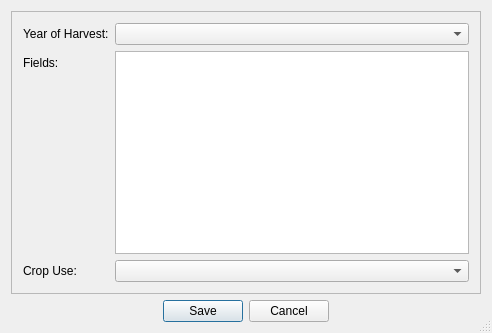
<?xml version="1.0" encoding="UTF-8"?>
<ui version="4.0">
 <class>ProdDialogClass</class>
 <widget class="QDialog" name="ProdDialogClass">
  <property name="geometry">
   <rect>
    <x>0</x>
    <y>0</y>
    <width>492</width>
    <height>333</height>
   </rect>
  </property>
  <property name="windowTitle">
   <string>Add Production</string>
  </property>
  <property name="windowIcon">
   <iconset resource="res/res.qrc">
    <normaloff>:/pic/production.png</normaloff>:/pic/production.png</iconset>
  </property>
  <property name="sizeGripEnabled">
   <bool>true</bool>
  </property>
  <layout class="QVBoxLayout" name="verticalLayout">
   <item>
    <widget class="QFrame" name="frame">
     <property name="frameShape">
      <enum>QFrame::StyledPanel</enum>
     </property>
     <property name="frameShadow">
      <enum>QFrame::Plain</enum>
     </property>
     <layout class="QFormLayout" name="formLayout">
      <property name="fieldGrowthPolicy">
       <enum>QFormLayout::AllNonFixedFieldsGrow</enum>
      </property>
      <item row="0" column="0">
       <widget class="QLabel" name="label_17">
        <property name="text">
         <string>Year of Harvest:</string>
        </property>
        <property name="buddy">
         <cstring>comboBoxProdYear</cstring>
        </property>
       </widget>
      </item>
      <item row="0" column="1">
       <widget class="QComboBox" name="comboBoxProdYear">
        <property name="sizePolicy">
         <sizepolicy hsizetype="Preferred" vsizetype="Fixed">
          <horstretch>0</horstretch>
          <verstretch>0</verstretch>
         </sizepolicy>
        </property>
        <property name="sizeAdjustPolicy">
         <enum>QComboBox::AdjustToContents</enum>
        </property>
       </widget>
      </item>
      <item row="1" column="0">
       <widget class="QLabel" name="label_18">
        <property name="text">
         <string>Fields:</string>
        </property>
        <property name="buddy">
         <cstring>listViewProdFild</cstring>
        </property>
       </widget>
      </item>
      <item row="1" column="1">
       <widget class="QListView" name="listViewProdFild">
        <property name="editTriggers">
         <set>QAbstractItemView::NoEditTriggers</set>
        </property>
        <property name="showDropIndicator" stdset="0">
         <bool>false</bool>
        </property>
        <property name="alternatingRowColors">
         <bool>true</bool>
        </property>
       </widget>
      </item>
      <item row="2" column="0">
       <widget class="QLabel" name="label_19">
        <property name="text">
         <string>Crop Use:</string>
        </property>
        <property name="buddy">
         <cstring>comboBoxProdCrop</cstring>
        </property>
       </widget>
      </item>
      <item row="2" column="1">
       <widget class="QComboBox" name="comboBoxProdCrop">
        <property name="sizePolicy">
         <sizepolicy hsizetype="Expanding" vsizetype="Fixed">
          <horstretch>0</horstretch>
          <verstretch>0</verstretch>
         </sizepolicy>
        </property>
        <property name="sizeAdjustPolicy">
         <enum>QComboBox::AdjustToMinimumContentsLength</enum>
        </property>
       </widget>
      </item>
     </layout>
    </widget>
   </item>
   <item>
    <widget class="QDialogButtonBox" name="buttonBox">
     <property name="standardButtons">
      <set>QDialogButtonBox::Cancel|QDialogButtonBox::Save</set>
     </property>
     <property name="centerButtons">
      <bool>true</bool>
     </property>
    </widget>
   </item>
  </layout>
 </widget>
 <layoutdefault spacing="6" margin="11"/>
 <resources>
  <include location="res/res.qrc"/>
 </resources>
 <connections>
  <connection>
   <sender>buttonBox</sender>
   <signal>accepted()</signal>
   <receiver>ProdDialogClass</receiver>
   <slot>accept()</slot>
   <hints>
    <hint type="sourcelabel">
     <x>189</x>
     <y>285</y>
    </hint>
    <hint type="destinationlabel">
     <x>80</x>
     <y>306</y>
    </hint>
   </hints>
  </connection>
  <connection>
   <sender>buttonBox</sender>
   <signal>rejected()</signal>
   <receiver>ProdDialogClass</receiver>
   <slot>reject()</slot>
   <hints>
    <hint type="sourcelabel">
     <x>309</x>
     <y>295</y>
    </hint>
    <hint type="destinationlabel">
     <x>432</x>
     <y>308</y>
    </hint>
   </hints>
  </connection>
 </connections>
</ui>
